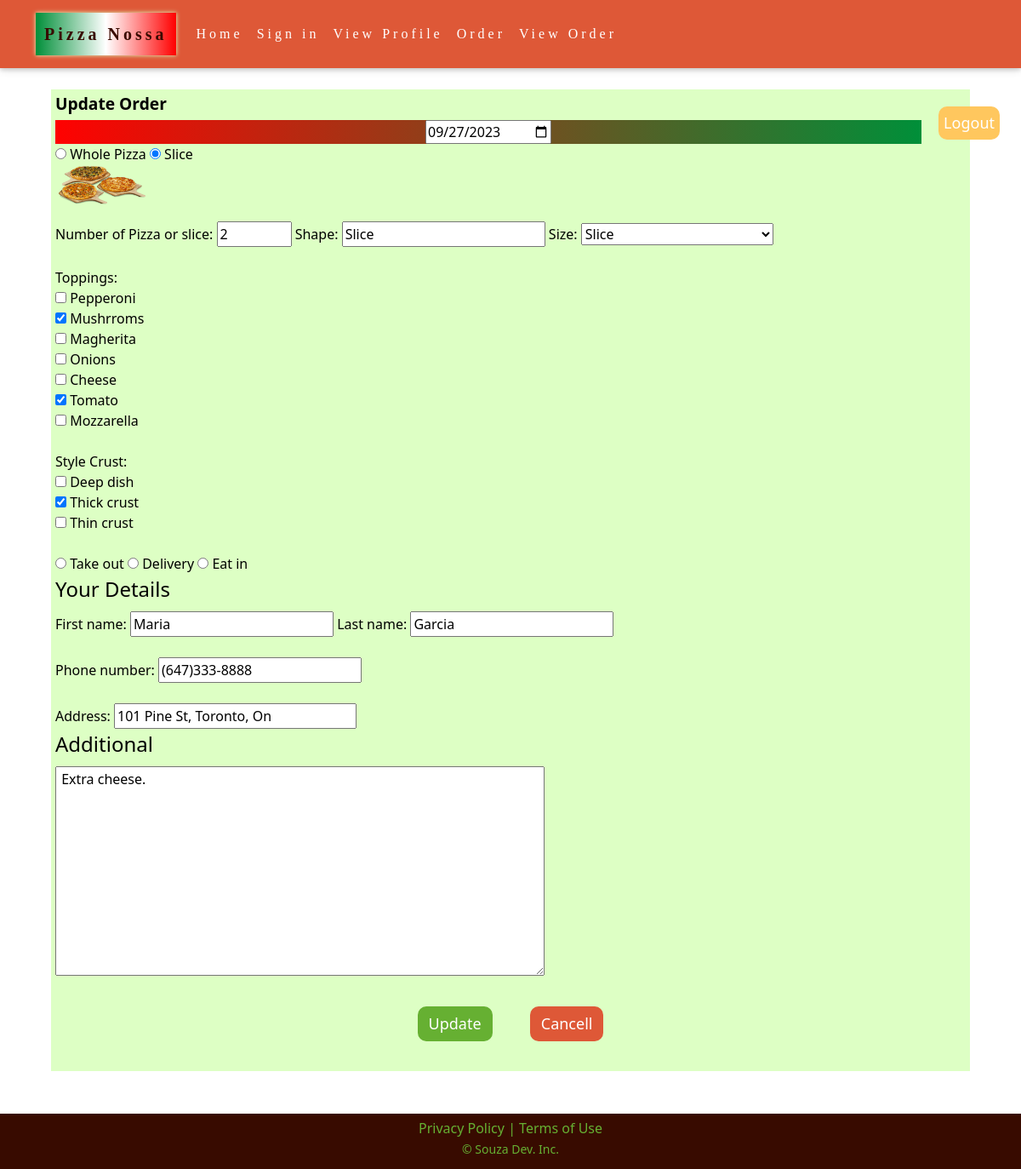
The app's page /updateOrder.php?editId=4 with its own data.
### tables this page shows
CREATE TABLE ORDERPIZZA (
	ORDER_ID INT AUTO_INCREMENT NOT NULL,
    DAYDATE DATE NOT NULL,
    WHOLESLICEPIZZA VARCHAR(15) NOT NULL,
    NUMBERPIZZA INT NOT NULL,
    SHAPE VARCHAR(15) NOT NULL,
    SIZE VARCHAR(15) NOT NULL,
    TOPPINGS VARCHAR(255) NOT NULL,    
    STYLECRUST VARCHAR(255) NOT NULL,    
    TYPEDELIVERY VARCHAR(15) NOT NULL,
    FNAME VARCHAR(15) NOT NULL,
    LNAME VARCHAR(30) NOT NULL,
    PNUMBER VARCHAR(15) NOT NULL,
    C_ADDRESS VARCHAR(100) NOT NULL,
    ADDITIONAL TEXT,
    PRIMARY KEY (ORDER_ID)
);

### inc/database.php (called while the page is built, shortened)
<?php
    class ConnectionOperation {
        private $conn;
        public function connect_db() {
            $db_host = "localhost";
            $db_user = "root";
            $db_pass = "";
            $db_name = "PIZZANOSSADB";
            $this->conn = mysqli_connect($db_host, $db_user, $db_pass, $db_name);
        }
        public function readOrderByID($order_id) {
            $selectQueryByID = "SELECT * FROM ORDERPIZZA WHERE ORDER_ID = '$order_id'";
            $queryResult = mysqli_query($this->conn, $selectQueryByID);
            if ($queryResult->num_rows > 0) {
                $row = $queryResult->fetch_assoc();
                return $row;
            } else {
                echo "Not Found!";
            }
        }
    }
    $connectionOperation = new ConnectionOperation();
?>

### updateOrder.php (the view, shortened to what this page needs)
<?php
require_once('./inc/database.php');
require('./inc/globalHeader.php');
if (isset($_GET['editId'])) {
    $editId = $_GET['editId'];
    $editOrder = $connectionOperation->readOrderByID($editId);
?>
    <main>
        <div class="div-logout">
            <a class="btn btn-logout" href="logout.php">Logout</a>
        </div>
        <section>
            <form id="area" method="post" action="./inc/editOrder.php" enctype="multipart/form-data" class="orderPizzaNossa">
                <h4>Update Order</h4>
                <fieldset>
                    <div id="date-field">
                        <input type="date" name="daydate" value="<?php echo $editOrder['DAYDATE']; ?>" id="date">
                    </div>
                </fieldset>
                <fieldset>
                    <div id="wholeSlicePizza">
                        <input type="radio" name="wholeSlicePizza" id="wholePizza" value="Whole Pizza" <?php echo ($editOrder['WHOLESLICEPIZZA'] == "Whole Pizza") ? " checked" : "" ?>>
                        <label for="wholePizza">Whole Pizza</label>
                        <input type="radio" name="wholeSlicePizza" id="slicePizza" value="Slice" <?php echo ($editOrder['WHOLESLICEPIZZA'] == "Slice") ? " checked" : "" ?>>
                        <label for="slicePizza">Slice</label>
                        <figure>
                            <img src="img/menu-pizza.png" width="110" alt="Menu-pizza">
                        </figure>
                    </div>
                    <div>
                        <label for="numberPizza">Number of Pizza or slice:</label>
                        <input type="number" name="numberPizza" id="numberPizza" min="1" max="30" value="<?php echo $editOrder['NUMBERPIZZA']; ?>" required="">
                        <label for="shape">Shape:</label>
                        <input type="text" name="shape" id="shape" value="<?php echo $editOrder['SHAPE']; ?>" required="">
                        <label for="size-select">Size:</label>
                        <select name="size" id="size-select">
                            <option value="Slice" <?php echo ($editOrder['SIZE'] == 'Slice') ? 'selected' : ''; ?>>Slice</option>
                        </select>
                    </div>
                    <br>
                    <div>
                        <label name="toppingsPizza">Toppings:</label>
                        <?php
                        $toppingsArray = explode(", ", $editOrder['TOPPINGS']);
                        ?>
                        <div>
                            <input type="checkbox" name="toppings[]" value="Pepperoni" id="pepperoni" <?php if (in_array("Pepperoni", $toppingsArray)) echo "checked"; ?>>
                            <label for="pepperoni">Pepperoni</label>
                        </div>
                        <div>
                            <input type="checkbox" name="toppings[]" value="Mushrroms" id="mushrroms" <?php if (in_array("Mushrroms", $toppingsArray)) echo "checked"; ?>>
                            <label for="mushrroms">Mushrroms</label>
                        </div>
                        <div>
                            <input type="checkbox" name="toppings[]" value="Magherita" id="magherita" <?php if (in_array("Magherita", $toppingsArray)) echo "checked"; ?>>
                            <label for="magherita">Magherita</label>
                        </div>
                        <div>
                            <input type="checkbox" name="toppings[]" value="Onions" id="onions" <?php if (in_array("Onions", $toppingsArray)) echo "checked"; ?>>
                            <label for="onions">Onions</label>
                        </div>
                        <div>
                            <input type="checkbox" name="toppings[]" value="Cheese" id="cheese" <?php if (in_array("Cheese", $toppingsArray)) echo "checked"; ?>>
                            <label for="cheese">Cheese</label>
                        </div>
                        <div>
                            <input type="checkbox" name="toppings[]" value="Tomato" id="tomato" <?php if (in_array("Tomato", $toppingsArray)) echo "checked"; ?>>
                            <label for="tomato">Tomato</label>
                        </div>
                        <div>
                            <input type="checkbox" name="toppings[]" value="Mozzarella" id="mozzarella" <?php if (in_array("Mozzarella", $toppingsArray)) echo "checked"; ?>>
                            <label for="mozzarella">Mozzarella</label>
                        </div>
                    </div>
                    <br>
                    <div>
                        <label name="styleCrustPizza">Style Crust:</label>
                        <?php
                        $styleCrustArray = explode(", ", $editOrder['STYLECRUST']);
                        ?>
                        <div>
                            <input type="checkbox" name="styleCrust[]" id="deepDish" value="Deep dish" <?php if (in_array("Deep dish", $styleCrustArray)) echo "checked"; ?>>
                            <label for="deepDish">Deep dish</label>
                        </div>
                        <div>
                            <input type="checkbox" name="styleCrust[]" id="thickCrust" value="Thick crust" <?php if (in_array("Thick crust", $styleCrustArray)) echo "checked"; ?>>
                            <label for="thickCrust">Thick crust</label>
                        </div>
                        <div>
                            <input type="checkbox" name="styleCrust[]" id="thinCrust" value="Thin crust" <?php if (in_array("Thin crust", $styleCrustArray)) echo "checked"; ?>>
                            <label for="thinCrust">Thin crust</label>
                        </div>
                    </div>
                    <br>
                    <div>
                        <div name="typeDeliveryPizza">
                            <input type="radio" name="typeDelivery[]" id="takeOut" value="Take out" <?php echo ($editOrder['TYPEDELIVERY'] == "Take out") ? " checked" : "" ?>>
                            <label for="takeOut">Take out</label>
                            <input type="radio" name="typeDelivery[]" id="delivery" value="Delivery" <?php echo ($editOrder['TYPEDELIVERY'] == "Delivery") ? " checked" : "" ?>>
                            <label for="delivery">Delivery</label>
                            <input type="radio" name="typeDelivery[]" id="eat-in" value="Eat in" <?php echo ($editOrder['TYPEDELIVERY'] == "Eat in") ? " checked" : "" ?>>
                            <label for="eat-in">Eat in</label>
                        </div>
                    </div>
                </fieldset>
                <fieldset>
                    <legend>Your Details</legend>
                    <div name="customerDetailsPizza">
                        <div>
                            <label for="fName">First name:</label>
                            <input type="text" name="fName" size="20" id="fName" value="<?php echo $editOrder['FNAME']; ?>" required="">
                            <label for="lName">Last name:</label>
                            <input type="text" name="lName" size="20" id="lName" value="<?php echo $editOrder['LNAME']; ?>" required="">
                        </div>
                        <br>
                        <div>
                            <label for="phone">Phone number:</label>
                            <input type="tel" name="pnumber" id="phone" value="<?php echo $editOrder['PNUMBER']; ?>" required="">
                        </div>
                        <br>
                        <div>
                            <label for="address">Address:</label>
                            <input type="text" name="c_address" id="address" size="25" value="<?php echo $editOrder['C_ADDRESS']; ?>" required="">
                        </div>
                    </div>
                </fieldset>
                <fieldset>
                    <legend>Additional</legend>
                    <textarea name="additional" id="additional" cols="60" rows="10"> <?php echo $editOrder['ADDITIONAL']; ?></textarea>
                </fieldset>
                <div class="button-submit-reset">
                    <button class="btn btn-send" name="submit" type="submit" id="">Update</button>
                    <button class="btn btn-noSend" name="reset" id="">
                        <a href="viewOrder.php?>">
                            Cancell
                        </a>
                    </button>
                </div>
            </form>
        </section>
    </main>
<?php
    require('./inc/globalFooter.php');
} else {
    header("Location: viewProfile.php");
    exit;
}
?>

### css/style.css (style rules this page uses)
html { font-family: 'Montserrat Alternates', sans-serif; background-color: #FFFFFF; font-size: 16px; }
body { margin: 0 auto; min-width: 390px; max-width: 1280px; color: #380B00; box-shadow: 0 0 20px #DDFFC4; }
h4 { font-size: 1.2rem; font-weight: bold; }
main { margin: 5px; padding-top: 100px; padding-bottom: 45px; }
#date-field { display: flex; justify-content: center; font-weight: bold; background: rgb(255, 0, 0); background: linear-gradient(90deg, rgba(255, 0, 0, 0.9949229691876751) 0%, rgba(0, 143, 57, 1) 100%); color: white; }
#area { margin: 0 auto; min-width: 390px; max-width: 1080px; color: black; padding: 5px; }
.button-submit-reset { text-align: center; padding: 10px; }
.btn-send { background-color: #66B032; }
.btn-noSend { background-color: #DE5837; }
.btn-noSend > a { text-decoration: none; color: #FFFFFF; }
.btn-logout { background-color: rgb(255, 199, 94); padding: 5px; float: right; }
.btn-send, .btn-noSend, .btn-logout { font-size: large; border-radius: 10px; transition: transform 0.3s; margin: 20px; outline: none; color: #FFFFFF; }
.orderPizzaNossa { background-color: #DDFFC4; }

### records on screen
orderpizza: daydate "09/27/2023", WHOLESLICEPIZZA "☐ Whole Pizza", WHOLESLICEPIZZA "☑ Slice", numberPizza "2", shape "Slice", size "Slice", TOPPINGS "☑", STYLECRUST "☑", TYPEDELIVERY "☐ Take out", TYPEDELIVERY "☐ Delivery", TYPEDELIVERY "☐ Eat in", fName "Maria", lName "Garcia", pnumber "(647)333-8888", c_address "101 Pine St, Toronto, On", additional "Extra cheese."
